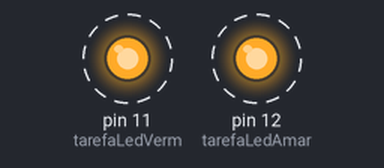
The sketch below on a simulated Arduino Uno, built with avr-gcc and run on an emulated ATmega328P. On the bench: output pins drawn as LEDs (lit = HIGH). Dashed ring = blinking.

Above: at 0.5 s.
Timing chart, 0 to 4.6 s (numbered marks = the images above):
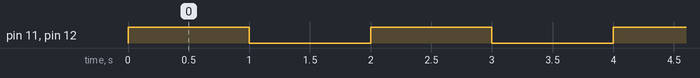

The sketch:

FreeRTOS_no_Arduino.ino
```cpp
#include <Arduino_FreeRTOS.h>

int intervalo1Pisca = 1000;
int intervalo2Pisca = 1000;

void setup() {
  // put your setup code here, to run once:
  xTaskCreate(tarefaLedVerm, "tarefaLedVerm", 128, NULL, 1, NULL);
  xTaskCreate(tarefaLedAmar, "tarefaLedAmar", 128, NULL, 1, NULL);
}

void loop() {
  // put your main code here, to run repeatedly:
}

void tarefaLedVerm(void *pvParametros) {
  pinMode(11, OUTPUT);

  while(true) {
    digitalWrite(11, HIGH);
    delay(intervalo1Pisca);
    digitalWrite(11, LOW);
    delay(intervalo1Pisca);
  }
}

void tarefaLedAmar(void *pvParametros) {
  pinMode(12, OUTPUT);

  while(true) {
    digitalWrite(12, HIGH);
    delay(intervalo2Pisca);
    digitalWrite(12, LOW);
    delay(intervalo2Pisca);
  }
}
```

Measured:
- by itself, pin 11 (tarefaLedVerm), pin 12 (tarefaLedAmar): alternates HIGH for 1.0 s and LOW for 1.0 s
